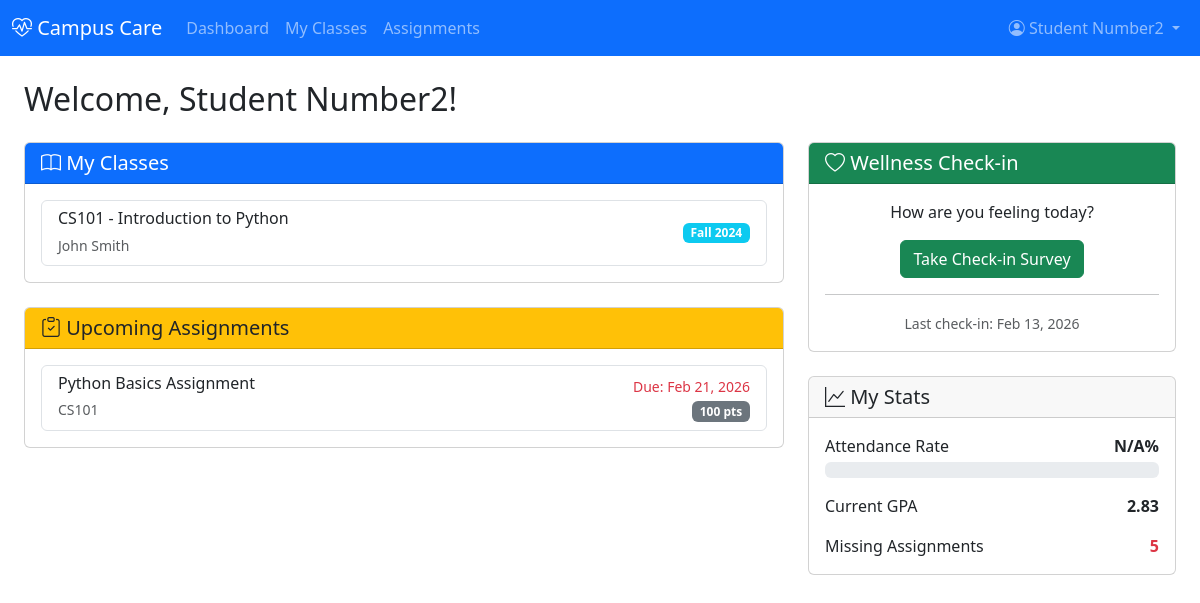
The page /dashboard/ (signed in) on the database its author committed.
### accounts/models.py (models this page shows, shortened)
class User(AbstractUser):
    ROLE_CHOICES = [
        ('student', 'Student'),
        ('teacher', 'Teacher'),
        ('counselor', 'Counselor'),
        ('admin', 'Admin'),
    ]
    role = models.CharField(max_length=20, choices=ROLE_CHOICES)
    phone = models.CharField(max_length=15, blank=True)
    profile_picture = models.ImageField(upload_to='profiles/', blank=True, null=True)

### academics/models.py (models this page shows, shortened)
class Class(models.Model):
    name = models.CharField(max_length=200)
    code = models.CharField(max_length=20, unique=True)
    description = models.TextField(blank=True)
    teacher = models.ForeignKey(settings.AUTH_USER_MODEL, on_delete=models.CASCADE, related_name='classes_taught')
    students = models.ManyToManyField(settings.AUTH_USER_MODEL, related_name='enrolled_classes', blank=True)
    semester = models.CharField(max_length=50)
    created_at = models.DateTimeField(auto_now_add=True)
    class Meta:
        verbose_name_plural = 'Classes'

class Assignment(models.Model):
    class_obj = models.ForeignKey(Class, on_delete=models.CASCADE, related_name='assignments')
    title = models.CharField(max_length=200)
    description = models.TextField()
    due_date = models.DateTimeField()
    total_points = models.IntegerField()
    created_at = models.DateTimeField(auto_now_add=True)

### wellness/models.py (models this page shows, shortened)
class WellnessCheckIn(models.Model):
    student = models.ForeignKey(settings.AUTH_USER_MODEL, on_delete=models.CASCADE, related_name='wellness_checkins')
    date = models.DateTimeField(auto_now_add=True)
    stress_level = models.IntegerField(choices=[(i, i) for i in range(1, 6)])
    motivation_level = models.IntegerField(choices=[(i, i) for i in range(1, 6)])
    workload_level = models.IntegerField(choices=[(i, i) for i in range(1, 6)])
    sleep_quality = models.IntegerField(choices=[(i, i) for i in range(1, 6)])
    need_help = models.BooleanField(default=False)
    comments = models.TextField(blank=True)

class RiskAssessment(models.Model):
    RISK_LEVELS = [
        ('low', 'Low'),
        ('medium', 'Medium'),
        ('high', 'High'),
    ]
    student = models.ForeignKey(settings.AUTH_USER_MODEL, on_delete=models.CASCADE, related_name='risk_assessments')
    date = models.DateField(auto_now_add=True)
    risk_level = models.CharField(max_length=10, choices=RISK_LEVELS)
    risk_score = models.DecimalField(max_digits=5, decimal_places=2)
    gpa = models.DecimalField(max_digits=3, decimal_places=2, null=True, blank=True)
    attendance_rate = models.DecimalField(max_digits=5, decimal_places=2, null=True, blank=True)
    missing_assignments = models.IntegerField(default=0)
    notes = models.TextField(blank=True)
    class Meta:
        ordering = ['-date']

### accounts/views.py (the view)
# urls.py: path('dashboard/', views.dashboard_view, name='dashboard'),
@login_required
def dashboard_view(request):
    user = request.user
    if user.role == 'student':
        return student_dashboard(request)
    elif user.role == 'teacher':
        return teacher_dashboard(request)
    elif user.role == 'counselor':
        return counselor_dashboard(request)
    else:
        return admin_dashboard(request)

### templates/dashboard/student_dashboard.html (shortened to what this page needs)
{% extends 'base.html' %}
{% block content %}
<div class="container-fluid">
    <h2 class="mb-4">Welcome, {{ user.get_full_name }}!</h2>
    <div class="row">
        <div class="col-md-8">
            <div class="card mb-4">
                <div class="card-header bg-primary text-white">
                    <h5 class="mb-0"><i class="bi bi-book"></i> My Classes</h5>
                </div>
                <div class="card-body">
                    {% if classes %}
                        <div class="list-group">
                        {% for class in classes %}
                            <div class="list-group-item">
                                <div class="d-flex justify-content-between align-items-center">
                                    <div>
                                        <h6 class="mb-1">{{ class.code }} - {{ class.name }}</h6>
                                        <small class="text-muted">{{ class.teacher.get_full_name }}</small>
                                    </div>
                                    <span class="badge bg-info">{{ class.semester }}</span>
                                </div>
                            </div>
                        {% endfor %}
                        </div>
                    {% else %}
                        <p class="text-muted">No classes enrolled yet.</p>
                    {% endif %}
                </div>
            </div>
            <div class="card">
                <div class="card-header bg-warning">
                    <h5 class="mb-0"><i class="bi bi-clipboard-check"></i> Upcoming Assignments</h5>
                </div>
                <div class="card-body">
                    {% if assignments %}
                        <div class="list-group">
                        {% for assignment in assignments %}
                            <div class="list-group-item">
                                <div class="d-flex justify-content-between align-items-center">
                                    <div>
                                        <h6 class="mb-1">{{ assignment.title }}</h6>
                                        <small class="text-muted">{{ assignment.class_obj.code }}</small>
                                    </div>
                                    <div class="text-end">
                                        <small class="text-danger">Due: {{ assignment.due_date|date:"M d, Y" }}</small><br>
                                        <span class="badge bg-secondary">{{ assignment.total_points }} pts</span>
                                    </div>
                                </div>
                            </div>
                        {% endfor %}
                        </div>
                    {% else %}
                        <p class="text-muted">No upcoming assignments.</p>
                    {% endif %}
                </div>
            </div>
        </div>
        <div class="col-md-4">
            <div class="card mb-4">
                <div class="card-header bg-success text-white">
                    <h5 class="mb-0"><i class="bi bi-heart"></i> Wellness Check-in</h5>
                </div>
                <div class="card-body text-center">
                    <p>How are you feeling today?</p>
                    <a href="#" class="btn btn-success">Take Check-in Survey</a>
                    {% if last_checkin %}
                    <hr>
                    <small class="text-muted">Last check-in: {{ last_checkin.date|date:"M d, Y" }}</small>
                    {% endif %}
                </div>
            </div>
            <div class="card mb-4">
                <div class="card-header">
                    <h5 class="mb-0"><i class="bi bi-graph-up"></i> My Stats</h5>
                </div>
                <div class="card-body">
                    <div class="mb-3">
                        <div class="d-flex justify-content-between">
                            <span>Attendance Rate</span>
                            <strong>{{ attendance_rate|default:"N/A" }}%</strong>
                        </div>
                        <div class="progress mt-1">
                        </div>
                    </div>
                    <div class="mb-3">
                        <div class="d-flex justify-content-between">
                            <span>Current GPA</span>
                            <strong>{{ gpa|default:"N/A" }}</strong>
                        </div>
                    </div>
                    <div>
                        <div class="d-flex justify-content-between">
                            <span>Missing Assignments</span>
                            <strong class="text-danger">{{ missing_assignments|default:0 }}</strong>
                        </div>
                    </div>
                </div>
            </div>
        </div>
    </div>
</div>
{% endblock %}

### templates/base.html (shortened to what this page needs)
<!DOCTYPE html>
<html lang="en">
<head>
    <link href="https://cdn.jsdelivr.net/npm/bootstrap@5.3.0/dist/css/bootstrap.min.css" rel="stylesheet">
    <link rel="stylesheet" href="https://cdn.jsdelivr.net/npm/bootstrap-icons@1.11.0/font/bootstrap-icons.css">
</head>
<body>
    {% if user.is_authenticated %}
    <nav class="navbar navbar-expand-lg navbar-dark bg-primary">
        <div class="container-fluid">
            <a class="navbar-brand" href="{% url 'dashboard' %}">
                <i class="bi bi-heart-pulse"></i> Campus Care
            </a>
            <div class="collapse navbar-collapse" id="navbarNav">
                <ul class="navbar-nav me-auto">
                    <li class="nav-item">
                        <a class="nav-link" href="{% url 'dashboard' %}">Dashboard</a>
                    </li>
                    {% if user.role == 'student' %}
                    <li class="nav-item">
                        <a class="nav-link" href="#">My Classes</a>
                    </li>
                    <li class="nav-item">
                        <a class="nav-link" href="#">Assignments</a>
                    </li>
                    {% endif %}
                </ul>
                <ul class="navbar-nav">
                    <li class="nav-item dropdown">
                        <a class="nav-link dropdown-toggle" href="#" role="button" data-bs-toggle="dropdown">
                            <i class="bi bi-person-circle"></i> {{ user.get_full_name }}
                        </a>
                    </li>
                </ul>
            </div>
        </div>
    </nav>
    {% endif %}
    <main class="{% if user.is_authenticated %}container-fluid mt-4{% endif %}">
        {% block content %}{% endblock %}
    </main>
</body>
</html>

### rows shown on the page
User: get_full_name "Student Number2"
Class: code "CS101", name "Introduction to Python", teacher.get_full_name "John Smith", semester "Fall 2024"
Assignment: title "Python Basics Assignment", class_obj.code "CS101", due_date "Feb 21, 2026", total_points "100"
WellnessCheckIn: date "Feb 13, 2026"
RiskAssessment: gpa "2.83"

### other values the page prints
{{ attendance_rate|default:"N/A" }} "N/A"
{{ missing_assignments|default:0 }} "5"
